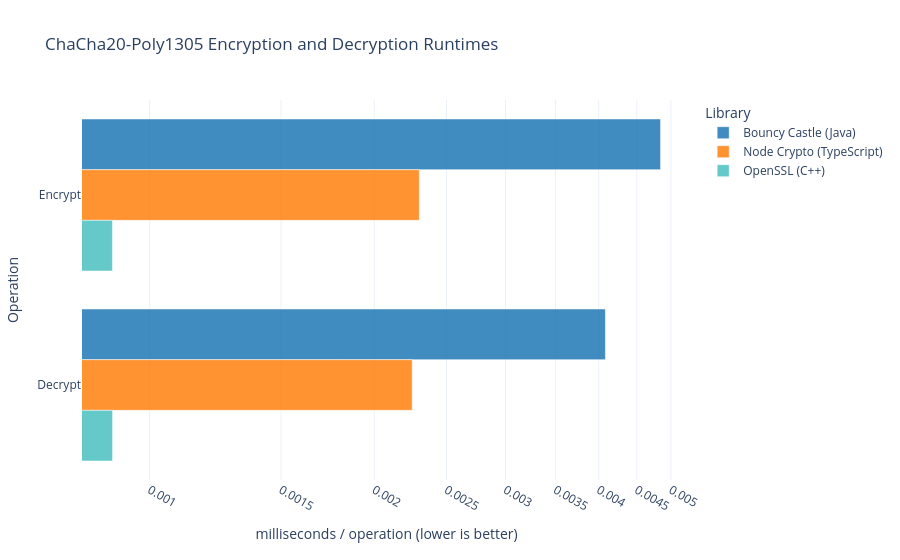

Write notebook code for a chart like this one.
### Markdown cell above
# ChaCha20-Poly1305

ChaCha20-Poly1305 is a symmetric key streaming cipher. It uses the Poly-1305 message authentication algorithm in order to generate a MAC (Message Authentication Code) for the cipher texts so if an eavesdropper were to change the encrypted message, it would be detectable by the source.

Parameters:

- Data size: 1024 bytes
- Key size: 32 bytes

The ChaCha-Poly1305 cryptographic algorithm uses a fixed 32 bytes sized key set by the standard.

### Code cell
#| echo: false

import json
import plotly.graph_objects as go
import plotly.io as pio

pio.renderers.default = "plotly_mimetype+notebook_connected"

def load_json(path):
    with open(path, 'r') as f: return json.load(f)

java_results = load_json('./bouncycastle-benchmark/results.json')
node_chacha_results = load_json('./node-benchmarks/results/chacha20-benchmark-results.json')
cpp_results = load_json('./openssl-cpp-benchmark/results.json')

java_enc = [e['primaryMetric']['score'] / 1e6 for e in java_results if 'chacha' in e['benchmark'].lower() and 'encrypt' in e['benchmark'].lower()][0]
java_dec = [e['primaryMetric']['score'] / 1e6 for e in java_results if 'chacha' in e['benchmark'].lower() and 'decrypt' in e['benchmark'].lower()][0]

node_enc = node_chacha_results['tasks'][0]['latency']['mean']
node_dec = node_chacha_results['tasks'][1]['latency']['mean']

cpp_enc = [b['real_time'] / 1e6 for b in cpp_results['benchmarks'] 
           if b.get('run_type') == 'aggregate' and b.get('aggregate_name') == 'mean' 
           and 'chacha20' in b['name'].lower() and 'encrypt' in b['name'].lower()][0]
cpp_dec = [b['real_time'] / 1e6 for b in cpp_results['benchmarks'] 
           if b.get('run_type') == 'aggregate' and b.get('aggregate_name') == 'mean' 
           and 'chacha20' in b['name'].lower() and 'decrypt' in b['name'].lower()][0]

operations = ['Encrypt', 'Decrypt']
colors = {
    'java': 'rgba(31, 119, 180, 0.85)',
    'node': 'rgba(255, 127, 14, 0.85)',
    'cpp': 'rgba(75, 192, 192, 0.85)'
}

fig = go.Figure()

fig.add_trace(go.Bar(
    y=operations,
    x=[java_enc, java_dec],
    name='Bouncy Castle (Java)',
    orientation='h',
    marker_color=colors['java'],
    hovertemplate='<b>Bouncy Castle (Java)</b><br>%{y}: %{x:.6f} ms<extra></extra>'
))

fig.add_trace(go.Bar(
    y=operations,
    x=[node_enc, node_dec],
    name='Node Crypto (TypeScript)',
    orientation='h',
    marker_color=colors['node'],
    hovertemplate='<b>Node Crypto (TypeScript)</b><br>%{y}: %{x:.6f} ms<extra></extra>'
))

fig.add_trace(go.Bar(
    y=operations,
    x=[cpp_enc, cpp_dec],
    name='OpenSSL (C++)',
    orientation='h',
    marker_color=colors['cpp'],
    hovertemplate='<b>OpenSSL (C++)</b><br>%{y}: %{x:.6f} ms<extra></extra>'
))

fig.update_layout(
    title='ChaCha20-Poly1305 Encryption and Decryption Runtimes',
    xaxis_title='milliseconds / operation (lower is better)',
    xaxis_type="log",
    yaxis_title="Operation",
    barmode='group',
    template='plotly_white',
    legend_title="Library",
    autosize=True,
    yaxis=dict(autorange="reversed")
)

fig.show()

### Figure 1 — Plotly figure (JSON) as saved in the notebook; plotly's stock layout.template omitted (floating-point values rounded to 4 significant figures)
{"data": [{"hovertemplate": "<b>Bouncy Castle (Java)</b><br>%{y}: %{x:.6f} ms<extra></extra>", "marker": {"color": "rgba(31, 119, 180, 0.85)"}, "name": "Bouncy Castle (Java)", "orientation": "h", "type": "bar", "x": [0.004842, 0.004084], "y": ["Encrypt", "Decrypt"]}, {"hovertemplate": "<b>Node Crypto (TypeScript)</b><br>%{y}: %{x:.6f} ms<extra></extra>", "marker": {"color": "rgba(255, 127, 14, 0.85)"}, "name": "Node Crypto (TypeScript)", "orientation": "h", "type": "bar", "x": [0.002299, 0.002249], "y": ["Encrypt", "Decrypt"]}, {"hovertemplate": "<b>OpenSSL (C++)</b><br>%{y}: %{x:.6f} ms<extra></extra>", "marker": {"color": "rgba(75, 192, 192, 0.85)"}, "name": "OpenSSL (C++)", "orientation": "h", "type": "bar", "x": [0.0008913, 0.0008916], "y": ["Encrypt", "Decrypt"]}], "layout": {"autosize": true, "barmode": "group", "legend": {"title": {"text": "Library"}}, "title": {"text": "ChaCha20-Poly1305 Encryption and Decryption Runtimes"}, "xaxis": {"title": {"text": "milliseconds / operation (lower is better)"}, "type": "log"}, "yaxis": {"autorange": "reversed", "title": {"text": "Operation"}}}}
